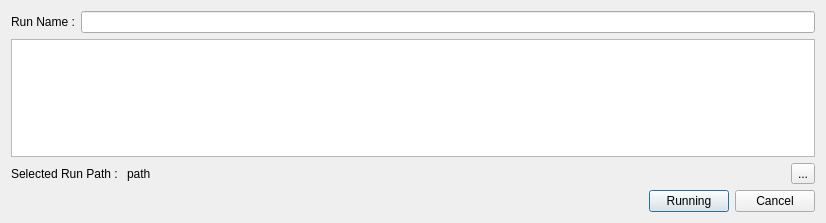
<?xml version="1.0" encoding="UTF-8"?>
<ui version="4.0">
 <class>Dialog</class>
 <widget class="QDialog" name="Dialog">
  <property name="geometry">
   <rect>
    <x>0</x>
    <y>0</y>
    <width>826</width>
    <height>223</height>
   </rect>
  </property>
  <property name="sizePolicy">
   <sizepolicy hsizetype="Minimum" vsizetype="Expanding">
    <horstretch>0</horstretch>
    <verstretch>0</verstretch>
   </sizepolicy>
  </property>
  <property name="maximumSize">
   <size>
    <width>500000</width>
    <height>500000</height>
   </size>
  </property>
  <property name="windowTitle">
   <string>Dialog</string>
  </property>
  <layout class="QGridLayout" name="gridLayout_3">
   <item row="2" column="0" colspan="2">
    <widget class="QTableWidget" name="table">
     <attribute name="horizontalHeaderCascadingSectionResizes">
      <bool>true</bool>
     </attribute>
     <attribute name="horizontalHeaderStretchLastSection">
      <bool>true</bool>
     </attribute>
    </widget>
   </item>
   <item row="5" column="0" colspan="2">
    <layout class="QHBoxLayout" name="horizontalLayout">
     <item>
      <spacer name="horizontalSpacer">
       <property name="orientation">
        <enum>Qt::Horizontal</enum>
       </property>
       <property name="sizeHint" stdset="0">
        <size>
         <width>40</width>
         <height>20</height>
        </size>
       </property>
      </spacer>
     </item>
     <item>
      <widget class="QPushButton" name="bt_running">
       <property name="text">
        <string>Running</string>
       </property>
      </widget>
     </item>
     <item>
      <widget class="QPushButton" name="bt_cancel">
       <property name="text">
        <string>Cancel</string>
       </property>
      </widget>
     </item>
    </layout>
   </item>
   <item row="0" column="1">
    <widget class="QLineEdit" name="le_run">
     <property name="font">
      <font>
       <pointsize>9</pointsize>
      </font>
     </property>
    </widget>
   </item>
   <item row="0" column="0">
    <widget class="QLabel" name="lbl_run">
     <property name="font">
      <font>
       <pointsize>9</pointsize>
      </font>
     </property>
     <property name="text">
      <string>Run Name :</string>
     </property>
    </widget>
   </item>
   <item row="3" column="0" colspan="2">
    <layout class="QHBoxLayout" name="horizontalLayout_2">
     <item>
      <widget class="QLabel" name="label_2">
       <property name="text">
        <string>Selected Run Path : </string>
       </property>
      </widget>
     </item>
     <item>
      <widget class="QLabel" name="lbl_path">
       <property name="text">
        <string>path</string>
       </property>
      </widget>
     </item>
     <item>
      <spacer name="horizontalSpacer_2">
       <property name="orientation">
        <enum>Qt::Horizontal</enum>
       </property>
       <property name="sizeHint" stdset="0">
        <size>
         <width>40</width>
         <height>20</height>
        </size>
       </property>
      </spacer>
     </item>
     <item>
      <widget class="QToolButton" name="bt_path">
       <property name="text">
        <string>...</string>
       </property>
      </widget>
     </item>
    </layout>
   </item>
  </layout>
 </widget>
 <resources/>
 <connections>
  <connection>
   <sender>bt_cancel</sender>
   <signal>clicked()</signal>
   <receiver>Dialog</receiver>
   <slot>reject()</slot>
   <hints>
    <hint type="sourcelabel">
     <x>512</x>
     <y>147</y>
    </hint>
    <hint type="destinationlabel">
     <x>279</x>
     <y>84</y>
    </hint>
   </hints>
  </connection>
 </connections>
</ui>
